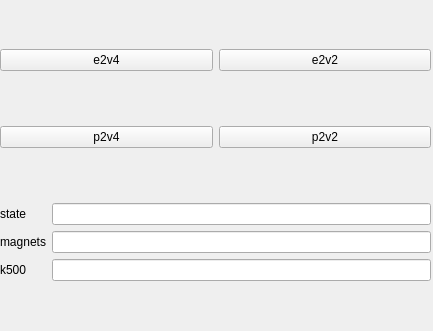
<?xml version="1.0" encoding="UTF-8"?>
<ui version="4.0">
 <class>k500state</class>
 <widget class="QWidget" name="k500state">
  <property name="geometry">
   <rect>
    <x>0</x>
    <y>0</y>
    <width>433</width>
    <height>331</height>
   </rect>
  </property>
  <property name="windowTitle">
   <string>Form</string>
  </property>
  <widget class="QWidget" name="gridLayoutWidget">
   <property name="geometry">
    <rect>
     <x>0</x>
     <y>0</y>
     <width>431</width>
     <height>331</height>
    </rect>
   </property>
   <layout class="QGridLayout" name="gridLayout">
    <item row="0" column="1">
     <widget class="QPushButton" name="pushButton_2">
      <property name="text">
       <string>e2v2</string>
      </property>
     </widget>
    </item>
    <item row="0" column="0">
     <widget class="QPushButton" name="pushButton">
      <property name="text">
       <string>e2v4</string>
      </property>
     </widget>
    </item>
    <item row="1" column="0">
     <widget class="QPushButton" name="pushButton_3">
      <property name="text">
       <string>p2v4</string>
      </property>
     </widget>
    </item>
    <item row="1" column="1">
     <widget class="QPushButton" name="pushButton_4">
      <property name="text">
       <string>p2v2</string>
      </property>
     </widget>
    </item>
    <item row="2" column="0" colspan="2">
     <layout class="QGridLayout" name="gridLayout_2">
      <item row="0" column="0">
       <widget class="QLabel" name="label">
        <property name="text">
         <string>state</string>
        </property>
       </widget>
      </item>
      <item row="1" column="1">
       <widget class="QLineEdit" name="lineEdit_2"/>
      </item>
      <item row="1" column="0">
       <widget class="QLabel" name="label_2">
        <property name="text">
         <string>magnets</string>
        </property>
       </widget>
      </item>
      <item row="0" column="1">
       <widget class="QLineEdit" name="lineEdit"/>
      </item>
      <item row="2" column="0">
       <widget class="QLabel" name="label_3">
        <property name="text">
         <string>k500</string>
        </property>
       </widget>
      </item>
      <item row="2" column="1">
       <widget class="QLineEdit" name="lineEdit_3"/>
      </item>
     </layout>
    </item>
   </layout>
  </widget>
 </widget>
 <resources/>
 <connections/>
</ui>
